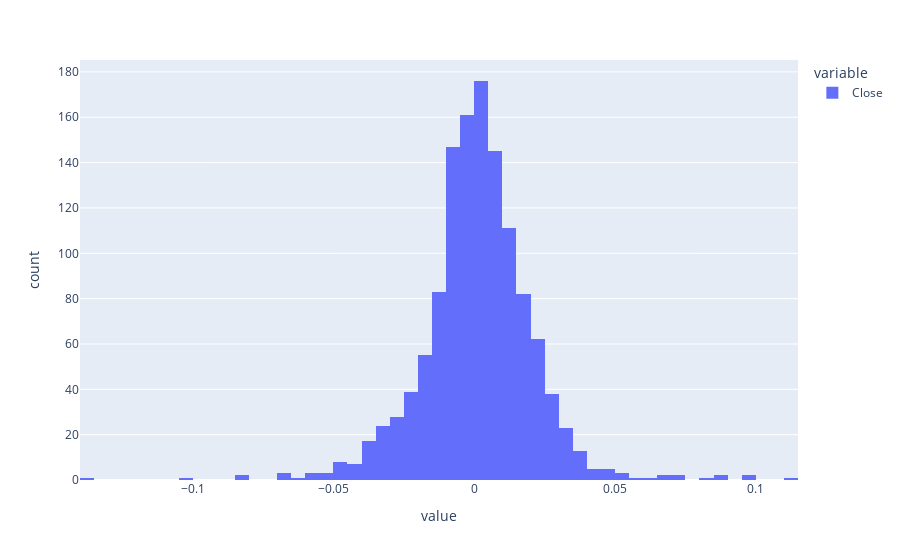

Source (notebook cell):
### Markdown cell above
## 6. Stock returns are normally distributed ?

#### Histogram of log returns

### Code cell
fig = log_returns.plot(kind="hist")
fig.show()

### Figure 1 — Plotly figure (JSON) as saved in the notebook; plotly's stock layout.template omitted (floating-point values rounded to 4 significant figures; data arrays with more than 128 entries replaced by an {"elided": "..."} marker saying what was removed)
{"data": [{"alignmentgroup": "True", "bingroup": "x", "hovertemplate": "variable=Close<br>value=%{x}<br>count=%{y}<extra></extra>", "legendgroup": "Close", "marker": {"color": "#636efa", "pattern": {"shape": ""}}, "name": "Close", "offsetgroup": "Close", "orientation": "v", "showlegend": true, "type": "histogram", "x": {"elided": "1258 float values"}, "xaxis": "x", "yaxis": "y"}], "layout": {"barmode": "relative", "legend": {"title": {"text": "variable"}, "tracegroupgap": 0}, "margin": {"t": 60}, "xaxis": {"anchor": "y", "domain": [0, 1], "title": {"text": "value"}}, "yaxis": {"anchor": "x", "domain": [0, 1], "title": {"text": "count"}}}}
